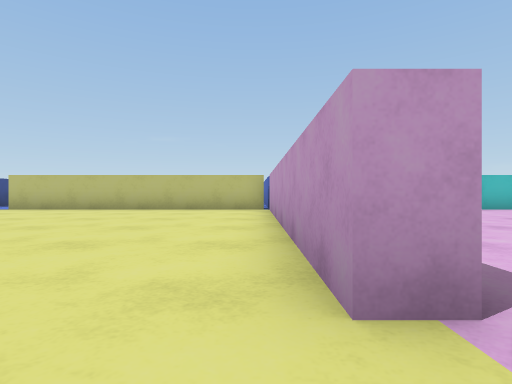
View 1 (above)

19 first-person views from a walk through a scene from a Unity 3-D project. The camera is 0.51 m above the floor, looks level and sees 80° across. The floor is counted in squares, 1 m on a side. Each view is taken from the middle of a square. On the plan, view 1 faces up. The plan holds only what a view shows up to about 9 squares ahead; the rest is blank. The player character is not drawn.

View 2
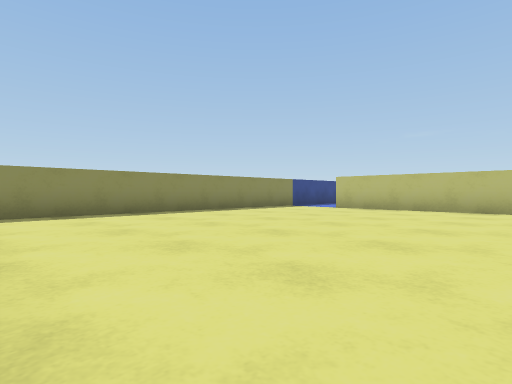

View 3
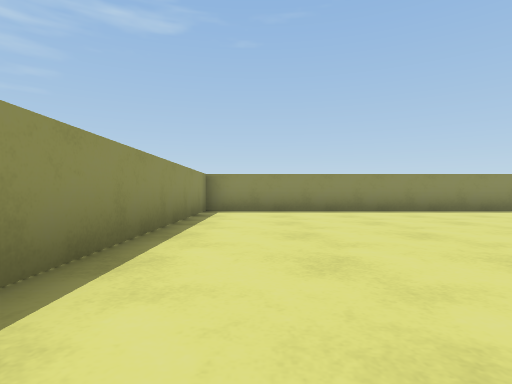

View 4
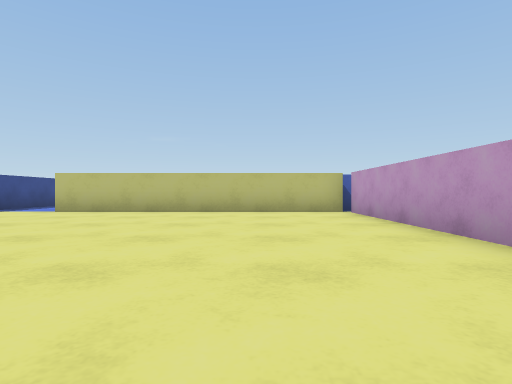

View 5
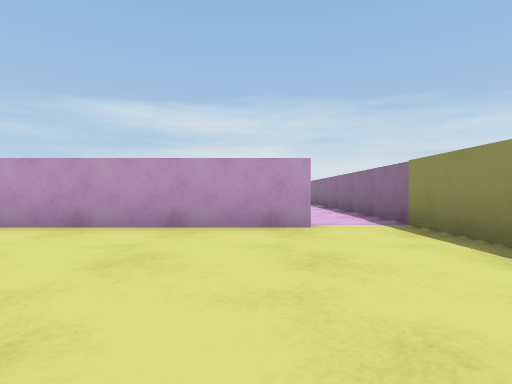

View 6
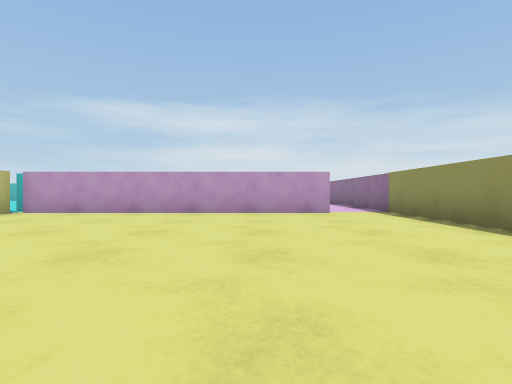

View 7
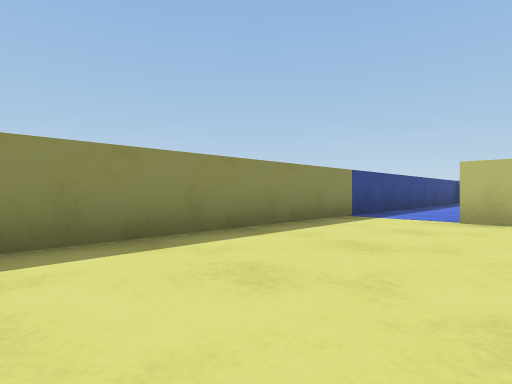

View 8
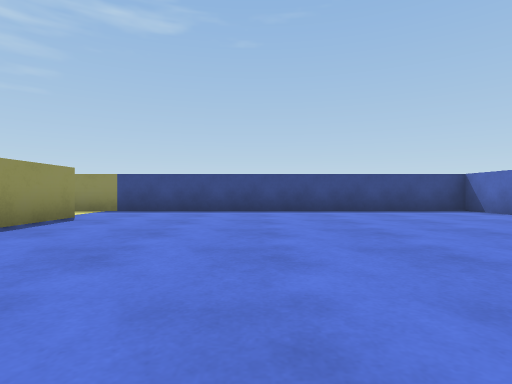

View 9
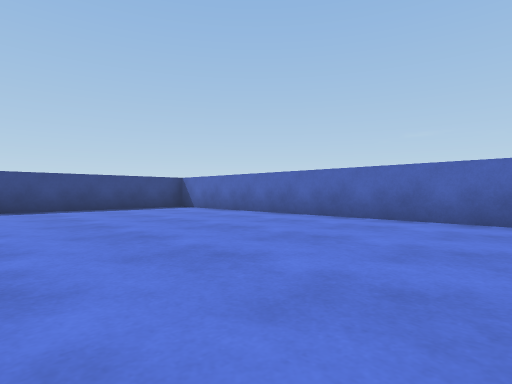

View 10
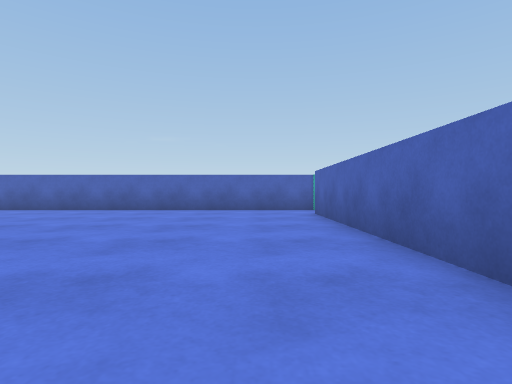

View 11
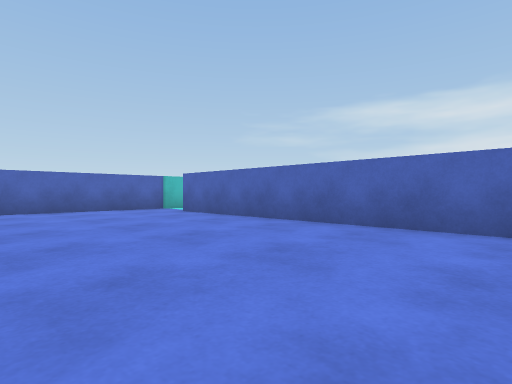

View 12
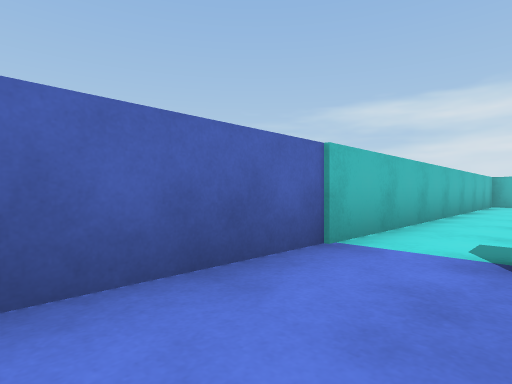

View 13
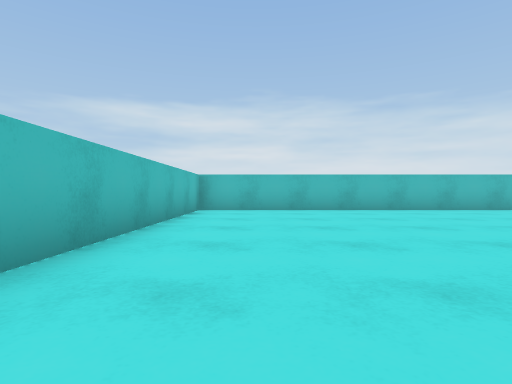

View 14
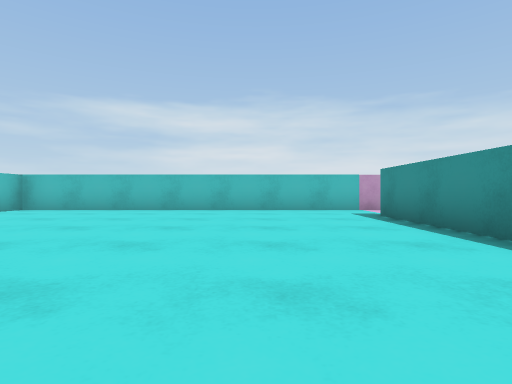

View 15
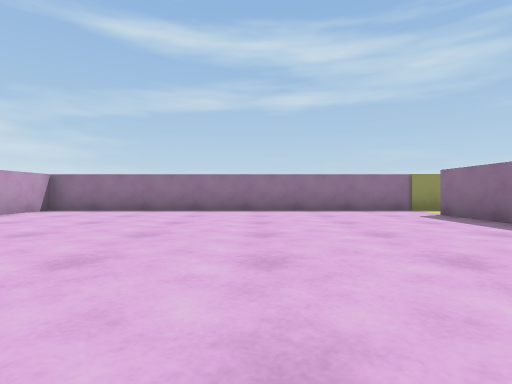

View 16
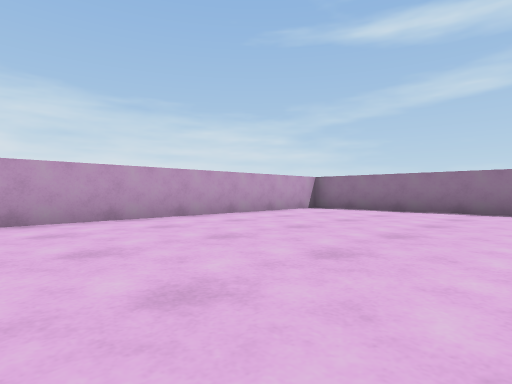

View 17
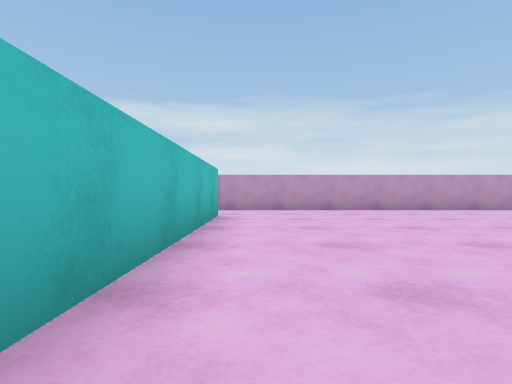

View 18
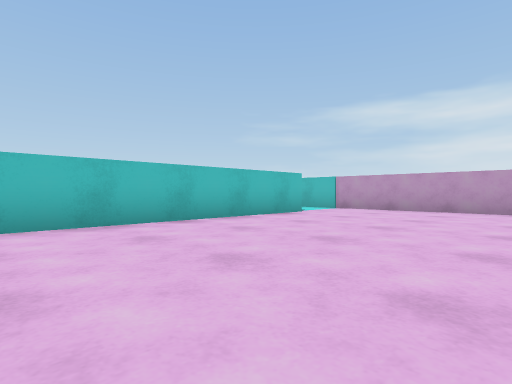

View 19
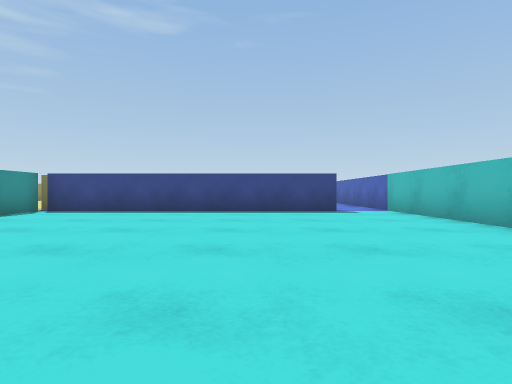

### Floor plan
Ten units are one square. View 1 is at (0, 0); x grows to the right and y downward. Boxes are objects, and circles mark ways between rooms. Rooms are numbered by the first view taken in them; rooms with no view inside come last. Other rooms are left out.
<svg viewBox="-98 -192 210 201">
<path fill="none" stroke="#000" d="M9 -12 4 -12 4 -88 -72 -88M-93 -85 -93 4 14 4M-72 -93 -52 -93M4 -104 4 -172M14 -187 -93 -187 -93 -85M51 -93 85 -93M9 -172 9 -93 24 -93M107 -85 107 -187 14 -187M9 -31 9 -12M85 -88 24 -88M14 4 107 4 107 -85"/>
<circle cx="-85" cy="-90" r="3" fill="#2a7"/>
<circle cx="10" cy="-5" r="3" fill="#2a7"/>
<circle cx="10" cy="-180" r="3" fill="#2a7"/>
<circle cx="95" cy="-90" r="3" fill="#2a7"/>
<text x="-40" y="-40">1</text>
<text x="-50" y="-140">2</text>
<text x="60" y="-140">3</text>
<text x="60" y="-40">4</text>
</svg>
Room 1 opens to room 2. Room 1 opens to room 4. Room 2 opens to room 3. Room 3 opens to room 4.

Where each view was taken, in squares from view 1:
view 1: 0 up, 0 right, facing up
view 2: 0 up, 2 left, facing up-left
view 3: 1 up, 1 left, facing left
view 4: 1 up, 2 left, facing up
view 5: 2 up, 4 left, facing right
view 6: 3 up, 7 left, facing right
view 7: 3 up, 6 left, facing up-left
view 8: 13 up, 1 left, facing left
view 9: 13 up, 0 right, facing up-left
view 10: 10 up, 1 left, facing up
view 11: 10 up, 4 left, facing up-right
view 12: 17 up, 2 left, facing up-right
view 13: 17 up, 2 right, facing right
view 14: 12 up, 2 right, facing right
view 15: 8 up, 5 right, facing down
view 16: 8 up, 5 right, facing down-right
view 17: 8 up, 2 right, facing right
view 18: 4 up, 2 right, facing up-right
view 19: 15 up, 9 right, facing left
